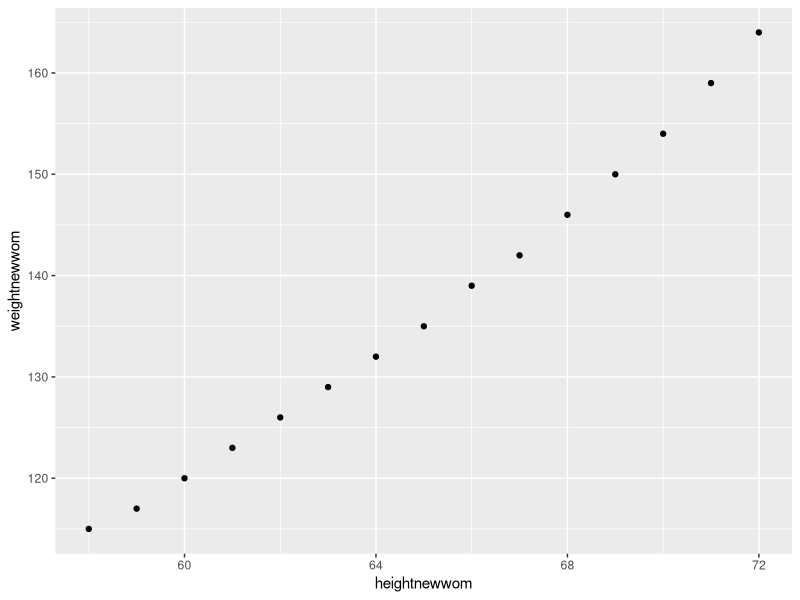
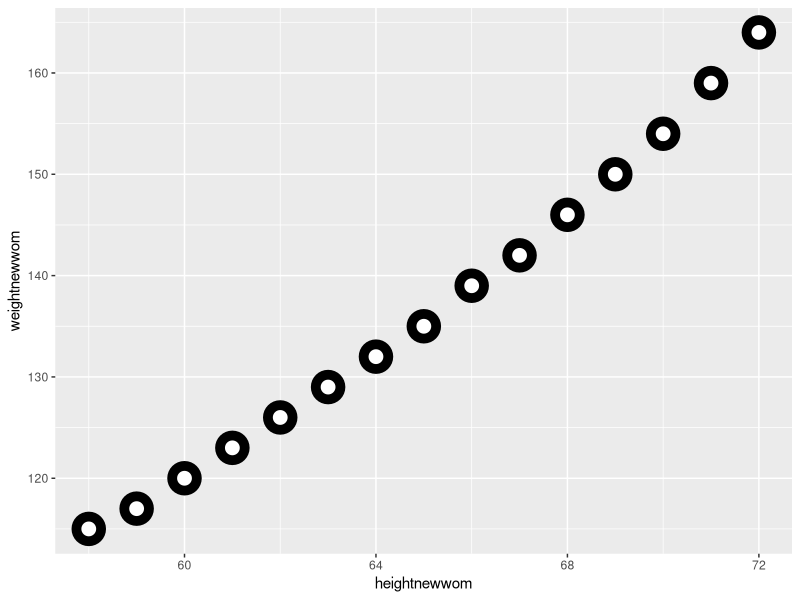

These charts were generated, in order, by the following R code:
#This code chunk identifies my working directory 
#and sets it to where I want to save and fetch files
#TASK: fill in between the parentheses if needed. 
#If not needed, make the two lines a comment
getwd()
setwd("C:/mydata")

#This brings the 'women' data into my environment from Base R (Run this)
women

#This code saves the women data as a dataframe with a new name
#TASK: Save the women dataset with a new name
new_women <-data.frame(women)

#This code chunk allows me to see the top 2 rows of my data
#TASK: Write the function that returns the top rows
head(new_women, n=2)

#This code chunk shows me the internal structure 
#Task: Write the function that shows the number of rows, columns, column names, class of columns   
nrow(new_women)
ncol(new_women)
colnames(new_women) 
class(colnames(new_women))

#This code chunk shows me some basic summary stats
#Such as Min, Max, Mean. Quartiles...
#Task: Write the function that gives summary stats
summary(new_women)

#This allows me to apply the function to just one certain column
#Task: Write the function to return the Mean of just the height column
mean(new_women$height)

#This allows me to save one column as its own object ('values' in the Environment)
#Task: Write the function to create an object for just the Weight column 
#and write the function to create an object for just the Height column 
#(these should show as values in the environment window, not as datasets)

heightnewwom <- c(58,59,60,61,62,63,64,65,66,67,68,69,70,71,72)
weightnewwom <- c(115,117,120,123,126,129,132,135,139,142,146,150,154,159,164)

#This takes the individual objects ('values' in the Environment) and creates a dataframe
#I can see the Data in the Environment 
#Task: Write the function to create a data.frame from the height and weight values you just created
### Create Data Frame


dfnewwomen <- data.frame(heightnewwom, weightnewwom)
print (dfnewwomen)

#This code chunk creates a subset from my dataset
#Note that the subset only appears in the Console (not the Environment)
#Task: Write the function to create a subset of the data where the height is > 65
#If I wanted to save the subset, I would need to name it as done in the code above
newdata <- subset(women, heightnewwom > 65)
print(newdata)

#This shows me how many rows are in my dataset and
#TASK: Write the function that returns the number of rows
nrow(women)

#This shows me how many columns are in my dataset
#TASK: Write the function that returns the number of columns
ncol(women)

#This also shows me how many rows and columns with just one function
#TASK: Write the function that returns the number of rows and columns with just one command
str(dfnewwomen)

#This code will install the ggplot2 package
#TASK: Write the function that installs the ggplot2 package
install.packages("ggplot2")  
  
#This code calls the ggplot2 package so I can use its functions
#Task: Write the function that 'calls' the ggplot2 package
# Load ggplot2
library("ggplot2")

#This produces a scatter plot of the height and weight columns
#Task: replace the dataset name and column names in the plot function below 
#to produce a scatter plot of height and weight
ggplot(women, aes(x=heightnewwom, y=weightnewwom)) + 
  geom_point()

#Optional 'Just for fun' TASK: Change the arguments for the geom point and see what happens to the plot
ggplot(women, aes(x=heightnewwom, y=weightnewwom)) + 
  geom_point(shape = 21, colour = "black", fill = "white", size = 5, stroke = 5)
